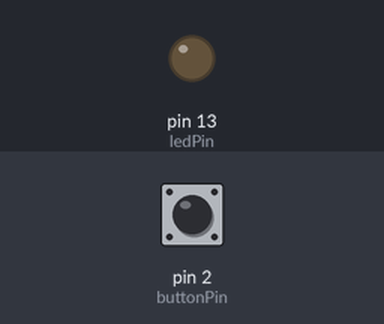
The sketch below on a simulated Arduino Uno, built with avr-gcc and run on an emulated ATmega328P. On the bench: output pins drawn as LEDs (lit = HIGH). The test bench sets the inputs (shaded band); at power-on: pin 2 (buttonPin) LOW.

Above: at 1.2 s.
1.3 s: pin 2 (buttonPin) pulled HIGH for 0.15 s
At 1.37 s:
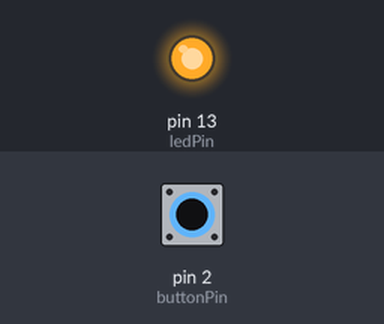
2.9 s: pin 2 (buttonPin) pulled HIGH for 3.2 s
At 6.8 s:
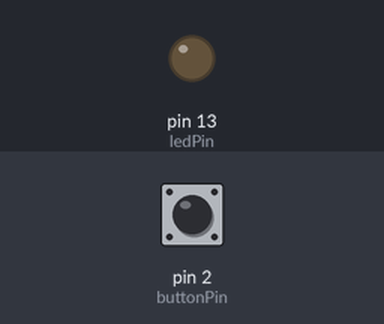
Timing chart, 0 to 8.3 s (numbered marks = the images above; inputs shaded):
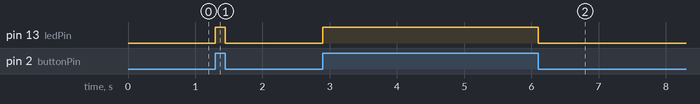

The sketch:

Push_Button.ino
```cpp
// Push Button + LED 🔘💡

int buttonPin = 2;
int ledPin = 13;

void setup() {
  pinMode(buttonPin, INPUT);
  pinMode(ledPin, OUTPUT);
}

void loop() {

  int buttonState = digitalRead(buttonPin);

  if (buttonState == HIGH) {
    digitalWrite(ledPin, HIGH);  // Button pressed → LED ON 💡
  }
  else {
    digitalWrite(ledPin, LOW);   // Button released → LED OFF 😴
  }
}
```

Measured:
- after the input at 1.3 s, pin 13 (ledPin): LOW → HIGH at once, → LOW 0.15 s later
- after the input at 2.9 s, pin 13 (ledPin): LOW → HIGH at once, → LOW 3.2 s later
